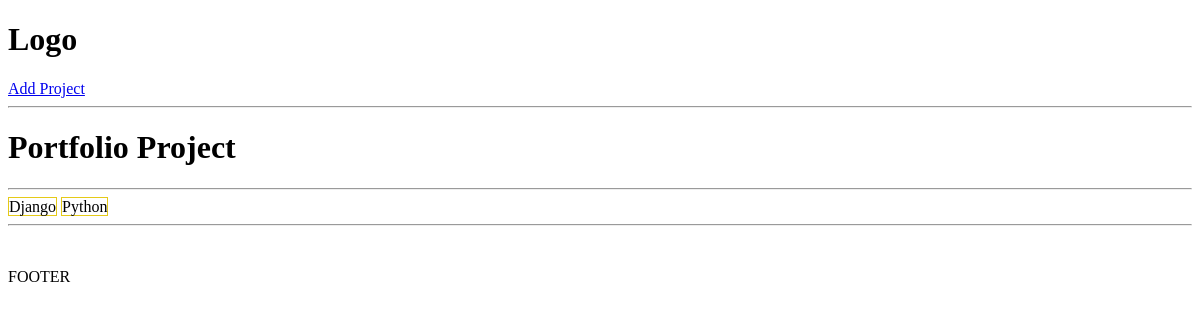
/project/1f0762a5-5200-4882-a918-d8d1159e0f30/, run on an earlier commit of the app's database.
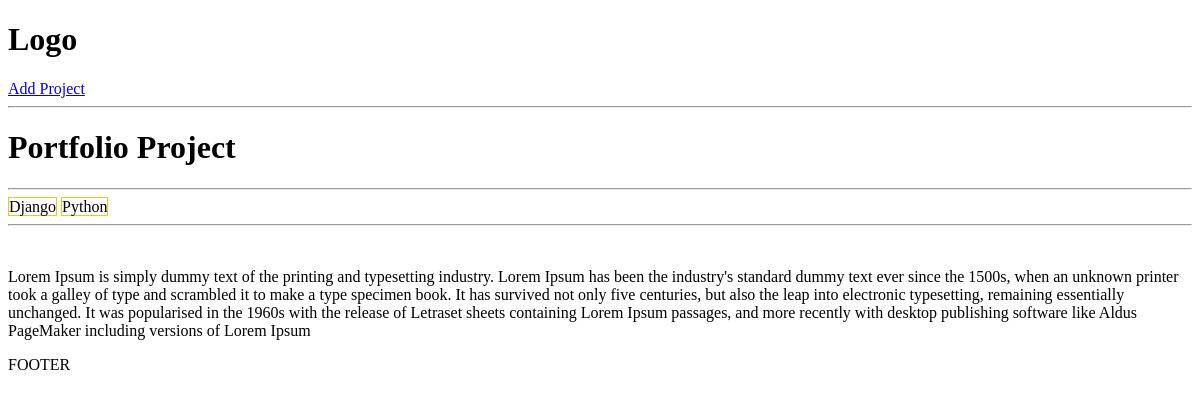
And on a later commit of the database.
### projects/models.py (models this page shows, shortened)
class Project(models.Model):
    title=models.CharField(max_length=200)
    description=models.TextField(null=True, blank=True)
    demo_link=models.CharField(max_length=2000, null=True, blank=True)
    source_link=models.CharField(max_length=2000, null=True, blank=True)
    tags=models.ManyToManyField('Tag',blank=True)
    vote_total=models.IntegerField(default=0, null=True, blank=True)
    vote_ratio = models.IntegerField(default=0, null=True, blank=True)
    created=models.DateTimeField(auto_now_add=True)
    id=models.UUIDField(default=uuid.uuid4, unique=True, primary_key=True, editable=False)

class Tag(models.Model):
    name=models.CharField(max_length=200)
    created = models.DateTimeField(auto_now_add=True)
    id = models.UUIDField(default=uuid.uuid4, unique=True, primary_key=True, editable=False)
    def __str__(self):
        return self.name

### projects/views.py (the view)
# urls.py: path('project/<str:pk>/', views.project, name='project'),
def project(request, pk):
    projectObj=Project.objects.get(id=pk)
    return render(request, 'projects/single-project.html',{'project':projectObj})

### projects/templates/projects/single-project.html
{% extends 'main.html' %}
    {% block content %}
    <h1>{{ project.title }}</h1>
        <hr>
        {% for tag in project.tags.all %}
        <span style="border: 1px solid #e5ca18">{{ tag }}</span>
        {% endfor %}
        <hr>
    <br>
    <p>{{ project.description }}</p>
    {% endblock content %}

### templates/main.html (shortened to what this page needs)
<!DOCTYPE html>
<html lang="en">
<head>
</head>
<body>
    {% include 'navbar.html' %}
    {% block content %}
    {% endblock content %}
    <p>FOOTER</p>
</body>
</html>

### templates/navbar.html
<h1>Logo</h1>
<a href="{% url 'create-project' %}">Add Project</a>
<hr>

What changed in the data, as far as the page shows it:
changed Project "Portfolio Project": description (not shown) → "Lorem Ipsum is simply dummy text of the printing and typesetting industry. Lorem Ipsum has been the industry's standard dummy text ever since the 1500s, when an unknown printer took a galley of type and scrambled it to make a type specimen book. It has survived not only five centuries, but also the leap into electronic typesetting, remaining essentially unchanged. It was popularised in the 1960s with the release of Letraset sheets containing Lorem Ipsum passages, and more recently with desktop publishing software like Aldus PageMaker including versions of Lorem Ipsum"
